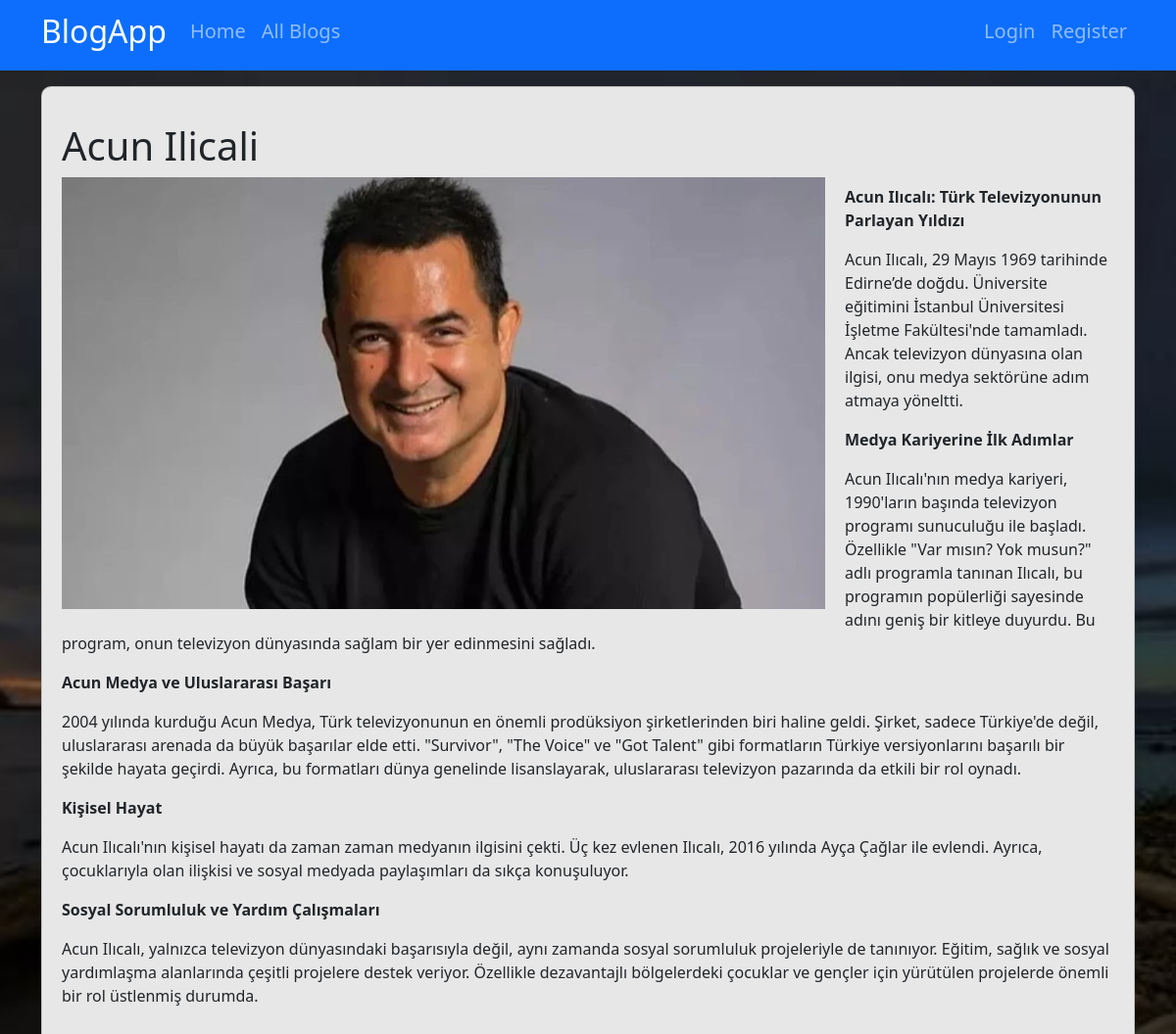
The page /blogsdetails/acun-ilicali/ on the database its author committed.
### blog/models.py (models this page shows, shortened)
class Blog(models.Model):
    title = models.CharField(max_length=200)
    image = models.ImageField(upload_to="blogs")
    description = RichTextField()
    is_active = models.BooleanField(default=False)
    is_home = models.BooleanField(default=False)
    slug = models.SlugField(null=False,blank=True,unique=True,db_index=True,editable=True)
    categories = models.ManyToManyField(Category)

### blog/views.py (the view)
# urls.py: path("blogsdetails/<slug:slug>/",views.blogdetails,name="blogdetails"),
def blogdetails(request, slug):
    blog = Blog.objects.get(slug=slug)
    return render(request, "blog/blogdetails.html", {
        "blog": blog
    })

### blog/templates/blog/blogdetails.html (shortened to what this page needs)
{% extends "base.html"%}
{% load static %}
{%block css_files %}
<link rel="stylesheet" href="{%static 'blog/css/style.css'%}">
{%endblock%}
{% block icerik %}
 <div class="container mt-3">
    <div class = "row" >
      <div class="col-12">
        <div class="card mb-3">
            <div class="row">
                <div class="col-md-12">
                    <div class="card-body">
                        <h1 class="card-title h3 mb-3">
                            <h1 href="{%url 'blogdetails' blog.id %}">
                                {{ blog.title|title }}
                            </h1>
                        </h1>
                        <img src="{{ blog.image.url }}" alt="" class="img-fluid" style="float:left; margin-right:20px; margin-bottom:20px;">
                        <p class="card-text"> {{ blog.description|safe }} </p>
                    </div>
                </div>
            </div>
        </div>
      </div>
    </div>
</div>
{% endblock %}

### blog/static/blog/css/style.css (style rules this page uses)
body { background: url('../img/basicpp.jpg') no-repeat center center fixed; background-size: cover; }
.card { background-color: rgb(231, 231, 231); border-radius: 10px; box-shadow: 0 4px 8px rgba(0, 0, 0, 0.1); margin-bottom: 20px; }
.card-body { padding: 20px; }

### rows shown on the page
Blog: title "Acun Ilicali", image (picture), description "Acun Ilıcalı: Türk Televizyonunun Parlayan Yıldızı Acun Ilıcalı, 29 Mayıs 1969 tarihinde Edirne’de doğdu. Üniversite eğitimini İstanbul Üniversitesi İşletme Fakültesi'nde tamamladı. Ancak televizyon dünyasına olan ilgisi, onu medya sektörüne adım atmaya yöneltti. Medya Kariyerine İlk Adımlar Acun Ilıcalı'nın medya kariyeri, 1990'ların başında televizyon programı sunuculuğu ile başladı. Özellikle \"Var mısın? Yok musun?\" adlı programla tanınan Ilıcalı, bu programın popülerliği sayesinde adını geniş bir kitleye duyurdu. Bu program, onun televizyon dünyasında sağlam bir yer edinmesini sağladı. Acun Medya ve Uluslararası Başarı 2004 yılında kurduğu Acun Medya, Türk televizyonunun en önemli…"
